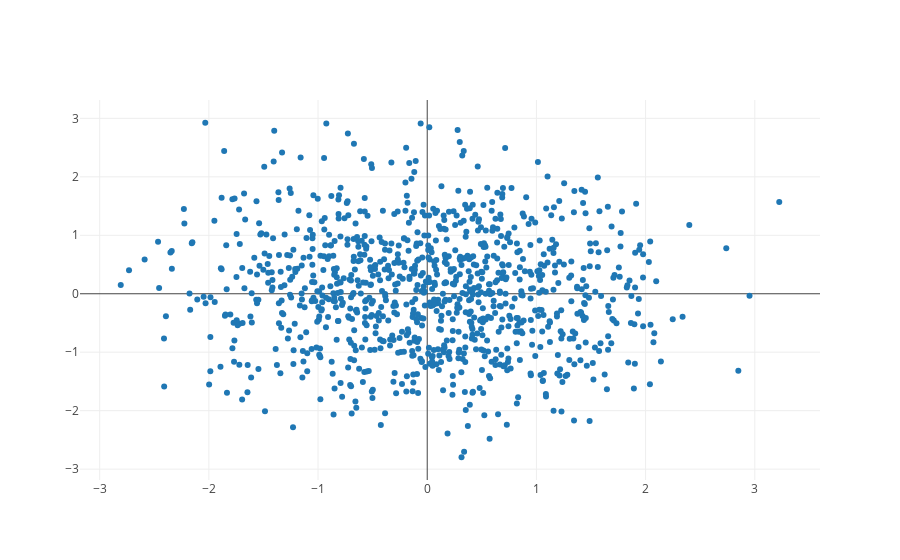

This figure's notebook cell:
### Code cell
# Create random data with numpy
import numpy as np

N = 1000
random_x = np.random.randn(N)
random_y = np.random.randn(N)

# Create a trace
trace = go.Scatter(x=random_x, y=random_y, mode='markers')

data = [trace]

# Plot and embed in ipython notebook!
iplot(data)

### Figure 1 — Plotly figure (JSON) as saved in the notebook; plotly's stock layout.template omitted (floating-point values rounded to 4 significant figures; data arrays with more than 128 entries replaced by an {"elided": "..."} marker saying what was removed)
{"data": [{"mode": "markers", "type": "scatter", "uid": "7415ec46-c3b5-11e8-855f-f40f242eb5b4", "x": {"elided": "1000 float values"}, "y": {"elided": "1000 float values"}}], "layout": {}}
